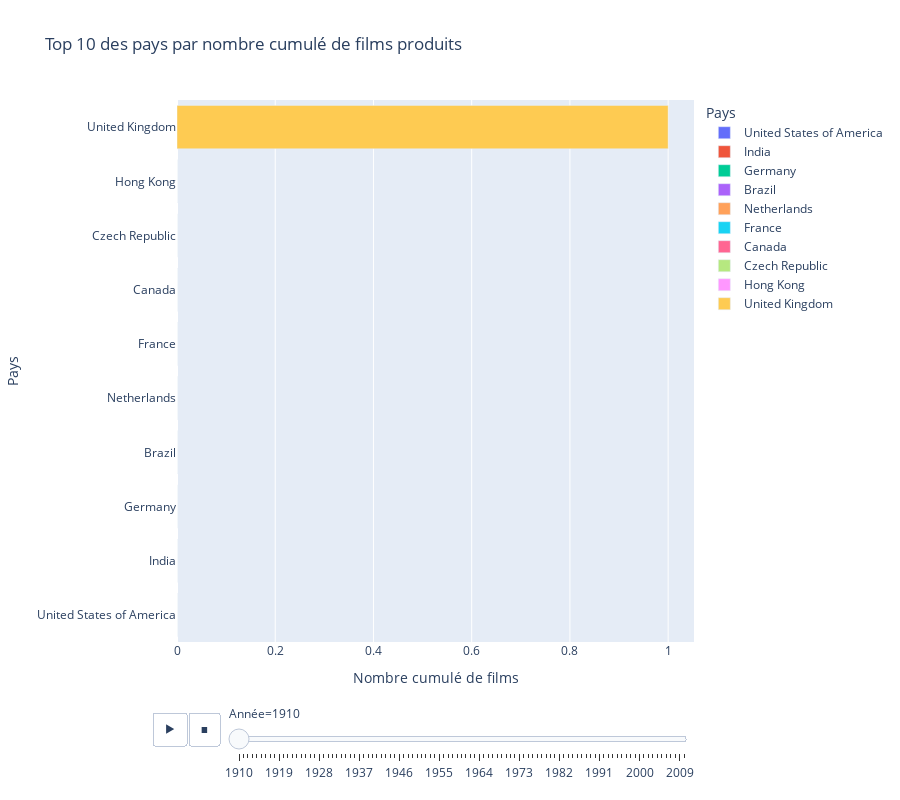

The cell this chart's notebook holds for it:
### Code cell
fig = px.bar(
    top_10_df, 
    x='tot', 
    y='Best_Country', 
    animation_frame='year',  # Animation par année
    orientation='h',  # Diagramme en barres horizontales
    title="Top 10 des pays par nombre cumulé de films produits",
    labels={"tot": "Nombre cumulé de films", "Best_Country": "Pays", "year": "Année"},
    color='Best_Country',  # Colorier par pays
)

# Assurez-vous que l'ordre des pays soit respecté même après l'ajout de la couleur
fig.update_layout(
    yaxis={'categoryorder': 'total ascending'}  # Ordre des pays décroissant selon 'tot'
)

fig.update_layout(
    yaxis={'categoryorder': 'total ascending'},  # Ordre des pays décroissant selon 'tot'
    height=800  # Augmenter la hauteur du graphique
)
# Afficher le graphique
fig.show()

### Figure 1 — Plotly figure (JSON) as saved in the notebook; plotly's stock layout.template omitted (floating-point values rounded to 4 significant figures)
{"data": [{"alignmentgroup": "True", "hovertemplate": "Pays=%{y}<br>Année=1910<br>Nombre cumulé de films=%{x}<extra></extra>", "legendgroup": "United States of America", "marker": {"color": "#636efa", "pattern": {"shape": ""}}, "name": "United States of America", "offsetgroup": "United States of America", "orientation": "h", "showlegend": true, "textposition": "auto", "type": "bar", "x": [0], "xaxis": "x", "y": ["United States of America"], "yaxis": "y"}, {"alignmentgroup": "True", "hovertemplate": "Pays=%{y}<br>Année=1910<br>Nombre cumulé de films=%{x}<extra></extra>", "legendgroup": "India", "marker": {"color": "#EF553B", "pattern": {"shape": ""}}, "name": "India", "offsetgroup": "India", "orientation": "h", "showlegend": true, "textposition": "auto", "type": "bar", "x": [0], "xaxis": "x", "y": ["India"], "yaxis": "y"}, {"alignmentgroup": "True", "hovertemplate": "Pays=%{y}<br>Année=1910<br>Nombre cumulé de films=%{x}<extra></extra>", "legendgroup": "Germany", "marker": {"color": "#00cc96", "pattern": {"shape": ""}}, "name": "Germany", "offsetgroup": "Germany", "orientation": "h", "showlegend": true, "textposition": "auto", "type": "bar", "x": [0], "xaxis": "x", "y": ["Germany"], "yaxis": "y"}, {"alignmentgroup": "True", "hovertemplate": "Pays=%{y}<br>Année=1910<br>Nombre cumulé de films=%{x}<extra></extra>", "legendgroup": "Brazil", "marker": {"color": "#ab63fa", "pattern": {"shape": ""}}, "name": "Brazil", "offsetgroup": "Brazil", "orientation": "h", "showlegend": true, "textposition": "auto", "type": "bar", "x": [0], "xaxis": "x", "y": ["Brazil"], "yaxis": "y"}, {"alignmentgroup": "True", "hovertemplate": "Pays=%{y}<br>Année=1910<br>Nombre cumulé de films=%{x}<extra></extra>", "legendgroup": "Netherlands", "marker": {"color": "#FFA15A", "pattern": {"shape": ""}}, "name": "Netherlands", "offsetgroup": "Netherlands", "orientation": "h", "showlegend": true, "textposition": "auto", "type": "bar", "x": [0], "xaxis": "x", "y": ["Netherlands"], "yaxis": "y"}, {"alignmentgroup": "True", "hovertemplate": "Pays=%{y}<br>Année=1910<br>Nombre cumulé de films=%{x}<extra></extra>", "legendgroup": "France", "marker": {"color": "#19d3f3", "pattern": {"shape": ""}}, "name": "France", "offsetgroup": "France", "orientation": "h", "showlegend": true, "textposition": "auto", "type": "bar", "x": [0], "xaxis": "x", "y": ["France"], "yaxis": "y"}, {"alignmentgroup": "True", "hovertemplate": "Pays=%{y}<br>Année=1910<br>Nombre cumulé de films=%{x}<extra></extra>", "legendgroup": "Canada", "marker": {"color": "#FF6692", "pattern": {"shape": ""}}, "name": "Canada", "offsetgroup": "Canada", "orientation": "h", "showlegend": true, "textposition": "auto", "type": "bar", "x": [0], "xaxis": "x", "y": ["Canada"], "yaxis": "y"}, {"alignmentgroup": "True", "hovertemplate": "Pays=%{y}<br>Année=1910<br>Nombre cumulé de films=%{x}<extra></extra>", "legendgroup": "Czech Republic", "marker": {"color": "#B6E880", "pattern": {"shape": ""}}, "name": "Czech Republic", "offsetgroup": "Czech Republic", "orientation": "h", "showlegend": true, "textposition": "auto", "type": "bar", "x": [0], "xaxis": "x", "y": ["Czech Republic"], "yaxis": "y"}, {"alignmentgroup": "True", "hovertemplate": "Pays=%{y}<br>Année=1910<br>Nombre cumulé de films=%{x}<extra></extra>", "legendgroup": "Hong Kong", "marker": {"color": "#FF97FF", "pattern": {"shape": ""}}, "name": "Hong Kong", "offsetgroup": "Hong Kong", "orientation": "h", "showlegend": true, "textposition": "auto", "type": "bar", "x": [0], "xaxis": "x", "y": ["Hong Kong"], "yaxis": "y"}, {"alignmentgroup": "True", "hovertemplate": "Pays=%{y}<br>Année=1910<br>Nombre cumulé de films=%{x}<extra></extra>", "legendgroup": "United Kingdom", "marker": {"color": "#FECB52", "pattern": {"shape": ""}}, "name": "United Kingdom", "offsetgroup": "United Kingdom", "orientation": "h", "showlegend": true, "textposition": "auto", "type": "bar", "x": [1], "xaxis": "x", "y": ["United Kingdom"], "yaxis": "y"}], "layout": {"barmode": "relative", "height": 800, "legend": {"title": {"text": "Pays"}, "tracegroupgap": 0}, "sliders": [{"active": 0, "currentvalue": {"prefix": "Année="}, "len": 0.9, "pad": {"b": 10, "t": 60}, "steps": [{"args": [["1910"], {"frame": {"duration": 0, "redraw": true}, "fromcurrent": true, "mode": "immediate", "transition": {"duration": 0, "easing": "linear"}}], "label": "1910", "method": "animate"}, {"args": [["1911"], {"frame": {"duration": 0, "redraw": true}, "fromcurrent": true, "mode": "immediate", "transition": {"duration": 0, "easing": "linear"}}], "label": "1911", "method": "animate"}, {"args": [["1912"], {"frame": {"duration": 0, "redraw": true}, "fromcurrent": true, "mode": "immediate", "transition": {"duration": 0, "easing": "linear"}}], "label": "1912", "method": "animate"}, {"args": [["1913"], {"frame": {"duration": 0, "redraw": true}, "fromcurrent": true, "mode": "immediate", "transition": {"duration": 0, "easing": "linear"}}], "label": "1913", "method": "animate"}, {"args": [["1914"], {"frame": {"duration": 0, "redraw": true}, "fromcurrent": true, "mode": "immediate", "transition": {"duration": 0, "easing": "linear"}}], "label": "1914", "method": "animate"}, {"args": [["1915"], {"frame": {"duration": 0, "redraw": true}, "fromcurrent": true, "mode": "immediate", "transition": {"duration": 0, "easing": "linear"}}], "label": "1915", "method": "animate"}, {"args": [["1916"], {"frame": {"duration": 0, "redraw": true}, "fromcurrent": true, "mode": "immediate", "transition": {"duration": 0, "easing": "linear"}}], "label": "1916", "method": "animate"}, {"args": [["1917"], {"frame": {"duration": 0, "redraw": true}, "fromcurrent": true, "mode": "immediate", "transition": {"duration": 0, "easing": "linear"}}], "label": "1917", "method": "animate"}, {"args": [["1918"], {"frame": {"duration": 0, "redraw": true}, "fromcurrent": true, "mode": "immediate", "transition": {"duration": 0, "easing": "linear"}}], "label": "1918", "method": "animate"}, {"args": [["1919"], {"frame": {"duration": 0, "redraw": true}, "fromcurrent": true, "mode": "immediate", "transition": {"duration": 0, "easing": "linear"}}], "label": "1919", "method": "animate"}, {"args": [["1920"], {"frame": {"duration": 0, "redraw": true}, "fromcurrent": true, "mode": "immediate", "transition": {"duration": 0, "easing": "linear"}}], "label": "1920", "method": "animate"}, {"args": [["1921"], {"frame": {"duration": 0, "redraw": true}, "fromcurrent": true, "mode": "immediate", "transition": {"duration": 0, "easing": "linear"}}], "label": "1921", "method": "animate"}, {"args": [["1922"], {"frame": {"duration": 0, "redraw": true}, "fromcurrent": true, "mode": "immediate", "transition": {"duration": 0, "easing": "linear"}}], "label": "1922", "method": "animate"}, {"args": [["1923"], {"frame": {"duration": 0, "redraw": true}, "fromcurrent": true, "mode": "immediate", "transition": {"duration": 0, "easing": "linear"}}], "label": "1923", "method": "animate"}, {"args": [["1924"], {"frame": {"duration": 0, "redraw": true}, "fromcurrent": true, "mode": "immediate", "transition": {"duration": 0, "easing": "linear"}}], "label": "1924", "method": "animate"}, {"args": [["1925"], {"frame": {"duration": 0, "redraw": true}, "fromcurrent": true, "mode": "immediate", "transition": {"duration": 0, "easing": "linear"}}], "label": "1925", "method": "animate"}, {"args": [["1926"], {"frame": {"duration": 0, "redraw": true}, "fromcurrent": true, "mode": "immediate", "transition": {"duration": 0, "easing": "linear"}}], "label": "1926", "method": "animate"}, {"args": [["1927"], {"frame": {"duration": 0, "redraw": true}, "fromcurrent": true, "mode": "immediate", "transition": {"duration": 0, "easing": "linear"}}], "label": "1927", "method": "animate"}, {"args": [["1928"], {"frame": {"duration": 0, "redraw": true}, "fromcurrent": true, "mode": "immediate", "transition": {"duration": 0, "easing": "linear"}}], "label": "1928", "method": "animate"}, {"args": [["1929"], {"frame": {"duration": 0, "redraw": true}, "fromcurrent": true, "mode": "immediate", "transition": {"duration": 0, "easing": "linear"}}], "label": "1929", "method": "animate"}, {"args": [["1930"], {"frame": {"duration": 0, "redraw": true}, "fromcurrent": true, "mode": "immediate", "transition": {"duration": 0, "easing": "linear"}}], "label": "1930", "method": "animate"}, {"args": [["1931"], {"frame": {"duration": 0, "redraw": true}, "fromcurrent": true, "mode": "immediate", "transition": {"duration": 0, "easing": "linear"}}], "label": "1931", "method": "animate"}, {"args": [["1932"], {"frame": {"duration": 0, "redraw": true}, "fromcurrent": true, "mode": "immediate", "transition": {"duration": 0, "easing": "linear"}}], "label": "1932", "method": "animate"}, {"args": [["1933"], {"frame": {"duration": 0, "redraw": true}, "fromcurrent": true, "mode": "immediate", "transition": {"duration": 0, "easing": "linear"}}], "label": "1933", "method": "animate"}, {"args": [["1934"], {"frame": {"duration": 0, "redraw": true}, "fromcurrent": true, "mode": "immediate", "transition": {"duration": 0, "easing": "linear"}}], "label": "1934", "method": "animate"}, {"args": [["1935"], {"frame": {"duration": 0, "redraw": true}, "fromcurrent": true, "mode": "immediate", "transition": {"duration": 0, "easing": "linear"}}], "label": "1935", "method": "animate"}, {"args": [["1936"], {"frame": {"duration": 0, "redraw": true}, "fromcurrent": true, "mode": "immediate", "transition": {"duration": 0, "easing": "linear"}}], "label": "1936", "method": "animate"}, {"args": [["1937"], {"frame": {"duration": 0, "redraw": true}, "fromcurrent": true, "mode": "immediate", "transition": {"duration": 0, "easing": "linear"}}], "label": "1937", "method": "animate"}, {"args": [["1938"], {"frame": {"duration": 0, "redraw": true}, "fromcurrent": true, "mode": "immediate", "transition": {"duration": 0, "easing": "linear"}}], "label": "1938", "method": "animate"}, {"args": [["1939"], {"frame": {"duration": 0, "redraw": true}, "fromcurrent": true, "mode": "immediate", "transition": {"duration": 0, "easing": "linear"}}], "label": "1939", "method": "animate"}, {"args": [["1940"], {"frame": {"duration": 0, "redraw": true}, "fromcurrent": true, "mode": "immediate", "transition": {"duration": 0, "easing": "linear"}}], "label": "1940", "method": "animate"}, {"args": [["1941"], {"frame": {"duration": 0, "redraw": true}, "fromcurrent": true, "mode": "immediate", "transition": {"duration": 0, "easing": "linear"}}], "label": "1941", "method": "animate"}, {"args": [["1942"], {"frame": {"duration": 0, "redraw": true}, "fromcurrent": true, "mode": "immediate", "transition": {"duration": 0, "easing": "linear"}}], "label": "1942", "method": "animate"}, {"args": [["1943"], {"frame": {"duration": 0, "redraw": true}, "fromcurrent": true, "mode": "immediate", "transition": {"duration": 0, "easing": "linear"}}], "label": "1943", "method": "animate"}, {"args": [["1944"], {"frame": {"duration": 0, "redraw": true}, "fromcurrent": true, "mode": "immediate", "transition": {"duration": 0, "easing": "linear"}}], "label": "1944", "method": "animate"}, {"args": [["1945"], {"frame": {"duration": 0, "redraw": true}, "fromcurrent": true, "mode": "immediate", "transition": {"duration": 0, "easing": "linear"}}], "label": "1945", "method": "animate"}, {"args": [["1946"], {"frame": {"duration": 0, "redraw": true}, "fromcurrent": true, "mode": "immediate", "transition": {"duration": 0, "easing": "linear"}}], "label": "1946", "method": "animate"}, {"args": [["1947"], {"frame": {"duration": 0, "redraw": true}, "fromcurrent": true, "mode": "immediate", "transition": {"duration": 0, "easing": "linear"}}], "label": "1947", "method": "animate"}, {"args": [["1948"], {"frame": {"duration": 0, "redraw": true}, "fromcurrent": true, "mode": "immediate", "transition": {"duration": 0, "easing": "linear"}}], "label": "1948", "method": "animate"}, {"args": [["1949"], {"frame": {"duration": 0, "redraw": true}, "fromcurrent": true, "mode": "immediate", "transition": {"duration": 0, "easing": "linear"}}], "label": "1949", "method": "animate"}, {"args": [["1950"], {"frame": {"duration": 0, "redraw": true}, "fromcurrent": true, "mode": "immediate", "transition": {"duration": 0, "easing": "linear"}}], "label": "1950", "method": "animate"}, {"args": [["1951"], {"frame": {"duration": 0, "redraw": true}, "fromcurrent": true, "mode": "immediate", "transition": {"duration": 0, "easing": "linear"}}], "label": "1951", "method": "animate"}, {"args": [["1952"], {"frame": {"duration": 0, "redraw": true}, "fromcurrent": true, "mode": "immediate", "transition": {"duration": 0, "easing": "linear"}}], "label": "1952", "method": "animate"}, {"args": [["1953"], {"frame": {"duration": 0, "redraw": true}, "fromcurrent": true, "mode": "immediate", "transition": {"duration": 0, "easing": "linear"}}], "label": "1953", "method": "animate"}, {"args": [["1954"], {"frame": {"duration": 0, "redraw": true}, "fromcurrent": true, "mode": "immediate", "transition": {"duration": 0, "easing": "linear"}}], "label": "1954", "method": "animate"}, {"args": [["1955"], {"frame": {"duration": 0, "redraw": true}, "fromcurrent": true, "mode": "immediate", "transition": {"duration": 0, "easing": "linear"}}], "label": "1955", "method": "animate"}, {"args": [["1956"], {"frame": {"duration": 0, "redraw": true}, "fromcurrent": true, "mode": "immediate", "transition": {"duration": 0, "easing": "linear"}}], "label": "1956", "method": "animate"}, {"args": [["1957"], {"frame": {"duration": 0, "redraw": true}, "fromcurrent": true, "mode": "immediate", "transition": {"duration": 0, "easing": "linear"}}], "label": "1957", "method": "animate"}, {"args": [["1958"], {"frame": {"duration": 0, "redraw": true}, "fromcurrent": true, "mode": "immediate", "transition": {"duration": 0, "easing": "linear"}}], "label": "1958", "method": "animate"}, {"args": [["1959"], {"frame": {"duration": 0, "redraw": true}, "fromcurrent": true, "mode": "immediate", "transition": {"duration": 0, "easing": "linear"}}], "label": "1959", "method": "animate"}, {"args": [["1960"], {"frame": {"duration": 0, "redraw": true}, "fromcurrent": true, "mode": "immediate", "transition": {"duration": 0, "easing": "linear"}}], "label": "1960", "method": "animate"}, {"args": [["1961"], {"frame": {"duration": 0, "redraw": true}, "fromcurrent": true, "mode": "immediate", "transition": {"duration": 0, "easing": "linear"}}], "label": "1961", "method": "animate"}, {"args": [["1962"], {"frame": {"duration": 0, "redraw": true}, "fromcurrent": true, "mode": "immediate", "transition": {"duration": 0, "easing": "linear"}}], "label": "1962", "method": "animate"}, {"args": [["1963"], {"frame": {"duration": 0, "redraw": true}, "fromcurrent": true, "mode": "immediate", "transition": {"duration": 0, "easing": "linear"}}], "label": "1963", "method": "animate"}, {"args": [["1964"], {"frame": {"duration": 0, "redraw": true}, "fromcurrent": true, "mode": "immediate", "transition": {"duration": 0, "easing": "linear"}}], "label": "1964", "method": "animate"}, {"args": [["1965"], {"frame": {"duration": 0, "redraw": true}, "fromcurrent": true, "mode": "immediate", "transition": {"duration": 0, "easing": "linear"}}], "label": "1965", "method": "animate"}, {"args": [["1966"], {"frame": {"duration": 0, "redraw": true}, "fromcurrent": true, "mode": "immediate", "transition": {"duration": 0, "easing": "linear"}}], "label": "1966", "method": "animate"}, {"args": [["1967"], {"frame": {"duration": 0, "redraw": true}, "fromcurrent": true, "mode": "immediate", "transition": {"duration": 0, "easing": "linear"}}], "label": "1967", "method": "animate"}, {"args": [["1968"], {"frame": {"duration": 0, "redraw": true}, "fromcurrent": true, "mode": "immediate", "transition": {"duration": 0, "easing": "linear"}}], "label": "1968", "method": "animate"}, {"args": [["1969"], {"frame": {"duration": 0, "redraw": true}, "fromcurrent": true, "mode": "immediate", "transition": {"duration": 0, "easing": "linear"}}], "label": "1969", "method": "animate"}, {"args": [["1970"], {"frame": {"duration": 0, "redraw": true}, "fromcurrent": true, "mode": "immediate", "transition": {"duration": 0, "easing": "linear"}}], "label": "1970", "method": "animate"}, {"args": [["1971"], {"frame": {"duration": 0, "redraw": true}, "fromcurrent": true, "mode": "immediate", "transition": {"duration": 0, "easing": "linear"}}], "label": "1971", "method": "animate"}, {"args": [["1972"], {"frame": {"duration": 0, "redraw": true}, "fromcurrent": true, "mode": "immediate", "transition": {"duration": 0, "easing": "linear"}}], "label": "1972", "method": "animate"}, {"args": [["1973"], {"frame": {"duration": 0, "redraw": true}, "fromcurrent": true, "mode": "immediate", "transition": {"duration": 0, "easing": "linear"}}], "label": "1973", "method": "animate"}, {"args": [["1974"], {"frame": {"duration": 0, "redraw": true}, "fromcurrent": true, "mode": "immediate", "transition": {"duration": 0, "easing": "linear"}}], "label": "1974", "method": "animate"}, {"args": [["1975"], {"frame": {"duration": 0, "redraw": true}, "fromcurrent": true, "mode": "immediate", "transition": {"duration": 0, "easing": "linear"}}], "label": "1975", "method": "animate"}, {"args": [["1976"], {"frame": {"duration": 0, "redraw": true}, "fromcurrent": true, "mode": "immediate", "transition": {"duration": 0, "easing": "linear"}}], "label": "1976", "method": "animate"}, {"args": [["1977"], {"frame": {"duration": 0, "redraw": true}, "fromcurrent": true, "mode": "immediate", "transition": {"duration": 0, "easing": "linear"}}], "label": "1977", "method": "animate"}, {"args": [["1978"], {"frame": {"duration": 0, "redraw": true}, "fromcurrent": true, "mode": "immediate", "transition": {"duration": 0, "easing": "linear"}}], "label": "1978", "method": "animate"}, {"args": [["1979"], {"frame": {"duration": 0, "redraw": true}, "fromcurrent": true, "mode": "immediate", "transition": {"duration": 0, "easing": "linear"}}], "label": "1979", "method": "animate"}, {"args": [["1980"], {"frame": {"duration": 0, "redraw": true}, "fromcurrent": true, "mode": "immediate", "transition": {"duration": 0, "easing": "linear"}}], "label": "1980", "method": "animate"}, {"args": [["1981"], {"frame": {"duration": 0, "redraw": true}, "fromcurrent": true, "mode": "immediate", "transition": {"duration": 0, "easing": "linear"}}], "label": "1981", "method": "animate"}, {"args": [["1982"], {"frame": {"duration": 0, "redraw": true}, "fromcurrent": true, "mode": "immediate", "transition": {"duration": 0, "easing": "linear"}}], "label": "1982", "method": "animate"}, {"args": [["1983"], {"frame": {"duration": 0, "redraw": true}, "fromcurrent": true, "mode": "immediate", "transition": {"duration": 0, "easing": "linear"}}], "label": "1983", "method": "animate"}, {"args": [["1984"], {"frame": {"duration": 0, "redraw": true}, "fromcurrent": true, "mode": "immediate", "transition": {"duration": 0, "easing": "linear"}}], "label": "1984", "method": "animate"}, {"args": [["1985"], {"frame": {"duration": 0, "redraw": true}, "fromcurrent": true, "mode": "immediate", "transition": {"duration": 0, "easing": "linear"}}], "label": "1985", "method": "animate"}, {"args": [["1986"], {"frame": {"duration": 0, "redraw": true}, "fromcurrent": true, "mode": "immediate", "transition": {"duration": 0, "easing": "linear"}}], "label": "1986", "method": "animate"}, {"args": [["1987"], {"frame": {"duration": 0, "redraw": true}, "fromcurrent": true, "mode": "immediate", "transition": {"duration": 0, "easing": "linear"}}], "label": "1987", "method": "animate"}, {"args": [["1988"], {"frame": {"duration": 0, "redraw": true}, "fromcurrent": true, "mode": "immediate", "transition": {"duration": 0, "easing": "linear"}}], "label": "1988", "method": "animate"}, {"args": [["1989"], {"frame": {"duration": 0, "redraw": true}, "fromcurrent": true, "mode": "immediate", "transition": {"duration": 0, "easing": "linear"}}], "label": "1989", "method": "animate"}, {"args": [["1990"], {"frame": {"duration": 0, "redraw": true}, "fromcurrent": true, "mode": "immediate", "transition": {"duration": 0, "easing": "linear"}}], "label": "1990", "method": "animate"}, {"args": [["1991"], {"frame": {"duration": 0, "redraw": true}, "fromcurrent": true, "mode": "immediate", "transition": {"duration": 0, "easing": "linear"}}], "label": "1991", "method": "animate"}, {"args": [["1992"], {"frame": {"duration": 0, "redraw": true}, "fromcurrent": true, "mode": "immediate", "transition": {"duration": 0, "easing": "linear"}}], "label": "1992", "method": "animate"}, {"args": [["1993"], {"frame": {"duration": 0, "redraw": true}, "fromcurrent": true, "mode": "immediate", "transition": {"duration": 0, "easing": "linear"}}], "label": "1993", "method": "animate"}, {"args": [["1994"], {"frame": {"duration": 0, "redraw": true}, "fromcurrent": true, "mode": "immediate", "transition": {"duration": 0, "easing": "linear"}}], "label": "1994", "method": "animate"}, {"args": [["1995"], {"frame": {"duration": 0, "redraw": true}, "fromcurrent": true, "mode": "immediate", "transition": {"duration": 0, "easing": "linear"}}], "label": "1995", "method": "animate"}, {"args": [["1996"], {"frame": {"duration": 0, "redraw": true}, "fromcurrent": true, "mode": "immediate", "transition": {"duration": 0, "easing": "linear"}}], "label": "1996", "method": "animate"}, {"args": [["1997"], {"frame": {"duration": 0, "redraw": true}, "fromcurrent": true, "mode": "immediate", "transition": {"duration": 0, "easing": "linear"}}], "label": "1997", "method": "animate"}, {"args": [["1998"], {"frame": {"duration": 0, "redraw": true}, "fromcurrent": true, "mode": "immediate", "transition": {"duration": 0, "easing": "linear"}}], "label": "1998", "method": "animate"}, {"args": [["1999"], {"frame": {"duration": 0, "redraw": true}, "fromcurrent": true, "mode": "immediate", "transition": {"duration": 0, "easing": "linear"}}], "label": "1999", "method": "animate"}, {"args": [["2000"], {"frame": {"duration": 0, "redraw": true}, "fromcurrent": true, "mode": "immediate", "transition": {"duration": 0, "easing": "linear"}}], "label": "2000", "method": "animate"}, {"args": [["2001"], {"frame": {"duration": 0, "redraw": true}, "fromcurrent": true, "mode": "immediate", "transition": {"duration": 0, "easing": "linear"}}], "label": "2001", "method": "animate"}, {"args": [["2002"], {"frame": {"duration": 0, "redraw": true}, "fromcurrent": true, "mode": "immediate", "transition": {"duration": 0, "easing": "linear"}}], "label": "2002", "method": "animate"}, {"args": [["2003"], {"frame": {"duration": 0, "redraw": true}, "fromcurrent": true, "mode": "immediate", "transition": {"duration": 0, "easing": "linear"}}], "label": "2003", "method": "animate"}, {"args": [["2004"], {"frame": {"duration": 0, "redraw": true}, "fromcurrent": true, "mode": "immediate", "transition": {"duration": 0, "easing": "linear"}}], "label": "2004", "method": "animate"}, {"args": [["2005"], {"frame": {"duration": 0, "redraw": true}, "fromcurrent": true, "mode": "immediate", "transition": {"duration": 0, "easing": "linear"}}], "label": "2005", "method": "animate"}, {"args": [["2006"], {"frame": {"duration": 0, "redraw": true}, "fromcurrent": true, "mode": "immediate", "transition": {"duration": 0, "easing": "linear"}}], "label": "2006", "method": "animate"}, {"args": [["2007"], {"frame": {"duration": 0, "redraw": true}, "fromcurrent": true, "mode": "immediate", "transition": {"duration": 0, "easing": "linear"}}], "label": "2007", "method": "animate"}, {"args": [["2008"], {"frame": {"duration": 0, "redraw": true}, "fromcurrent": true, "mode": "immediate", "transition": {"duration": 0, "easing": "linear"}}], "label": "2008", "method": "animate"}, {"args": [["2009"], {"frame": {"duration": 0, "redraw": true}, "fromcurrent": true, "mode": "immediate", "transition": {"duration": 0, "easing": "linear"}}], "label": "2009", "method": "animate"}, {"args": [["2010"], {"frame": {"duration": 0, "redraw": true}, "fromcurrent": true, "mode": "immediate", "transition": {"duration": 0, "easing": "linear"}}], "label": "2010", "method": "animate"}], "x": 0.1, "xanchor": "left", "y": 0, "yanchor": "top"}], "title": {"text": "Top 10 des pays par nombre cumulé de films produits"}, "updatemenus": [{"buttons": [{"args": [null, {"frame": {"duration": 500, "redraw": true}, "fromcurrent": true, "mode": "immediate", "transition": {"duration": 500, "easing": "linear"}}], "label": "&#9654;", "method": "animate"}, {"args": [[null], {"frame": {"duration": 0, "redraw": true}, "fromcurrent": true, "mode": "immediate", "transition": {"duration": 0, "easing": "linear"}}], "label": "&#9724;", "method": "animate"}], "direction": "left", "pad": {"r": 10, "t": 70}, "showactive": false, "type": "buttons", "x": 0.1, "xanchor": "right", "y": 0, "yanchor": "top"}], "xaxis": {"anchor": "y", "domain": [0, 1], "title": {"text": "Nombre cumulé de films"}}, "yaxis": {"anchor": "x", "categoryarray": ["Sweden", "China", "Japan", "Italy", "Mexico", "Hungary", "Ireland", "Soviet Union", "Romania", "United Kingdom", "Hong Kong", "Czech Republic", "Canada", "France", "Netherlands", "Brazil", "Germany", "India", "United States of America"], "categoryorder": "total ascending", "domain": [0, 1], "title": {"text": "Pays"}}}}
